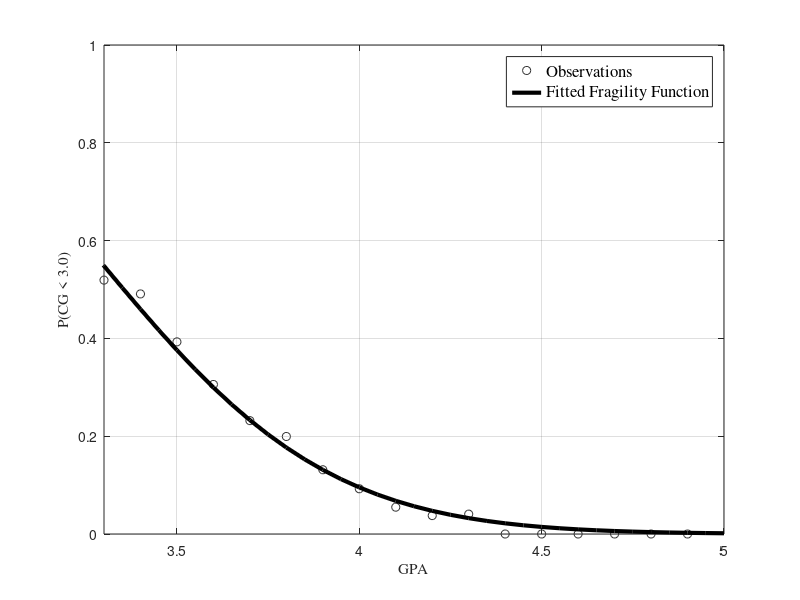
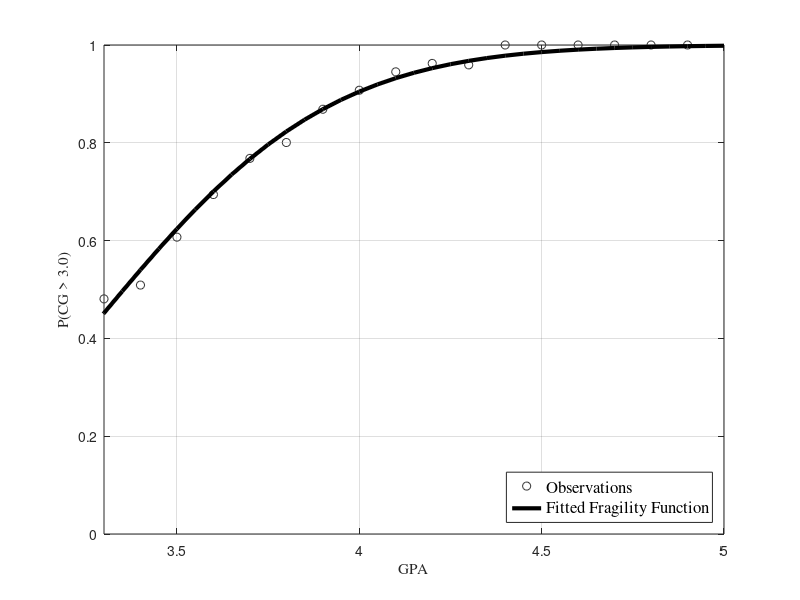

Recreate these plots in MATLAB, in order.
%% Fragility Curves
% Written by Carlos Arteta & Veronica Abuchar
clc;
clear;
close all;

a = importdata('logNormal_Score3.0_Statics.txt');

values = a.data;  % all data

GPA_i =values(:,1)'; % each GPA level (e.g., 3.3, 3.4, 3.5, …, 5.0)
n_i = values(:,2)'; % number of records used at each GPA level
z_i = values(:,3)'; % number of no failings at each GPA level

% probit regression
Y = [z_i' n_i']; % vector of number of no failings and number of records at each level
[b,d] = glmfit(log(GPA_i'),Y,'binomial','link', 'probit');

% convert probit coefficients to lognormal distribution parameters
sigma_ln = 1/b(2)
mu_ln = -b(1)/b(2)

% predicted probabilities of no failure, using the fitted fragility function
GPA_2=3:.05:5;
p_nofailure = normcdf(log(GPA_2), mu_ln, sigma_ln);


figure
plot(GPA_i, 1-z_i./n_i, 'o','MarkerEdge',[0.2 0.2 0.2])
hold on
plot(GPA_2, 1-p_nofailure, '-k', 'linewidth', 3)
[legh, objh] = legend('Observations', 'Fitted Fragility Function', 'Location','northeast');
set(legh, 'fontsize', 12,'FontName','Times')
hx = xlabel('GPA', 'Fontsize', 11, 'FontName','Times');
hy = ylabel('P(CG < 3.0)', 'Fontsize', 11, 'FontName','Times');
ylim([0 1])
axis([3.3 5 0 1])
grid on
hold off

figure
plot(GPA_i, z_i./n_i, 'o','MarkerEdge',[0.2 0.2 0.2])
hold on
plot(GPA_2, p_nofailure, '-k', 'linewidth', 3)
[legh, objh] = legend('Observations', 'Fitted Fragility Function', 'Location','southeast');
set(legh, 'fontsize', 12,'FontName','Times')
hx = xlabel('GPA', 'Fontsize', 11, 'FontName','Times');
hy = ylabel('P(CG > 3.0)', 'Fontsize', 11, 'FontName','Times');
ylim([0 1])
axis([3.3 5 0 1])
grid on
hold off
